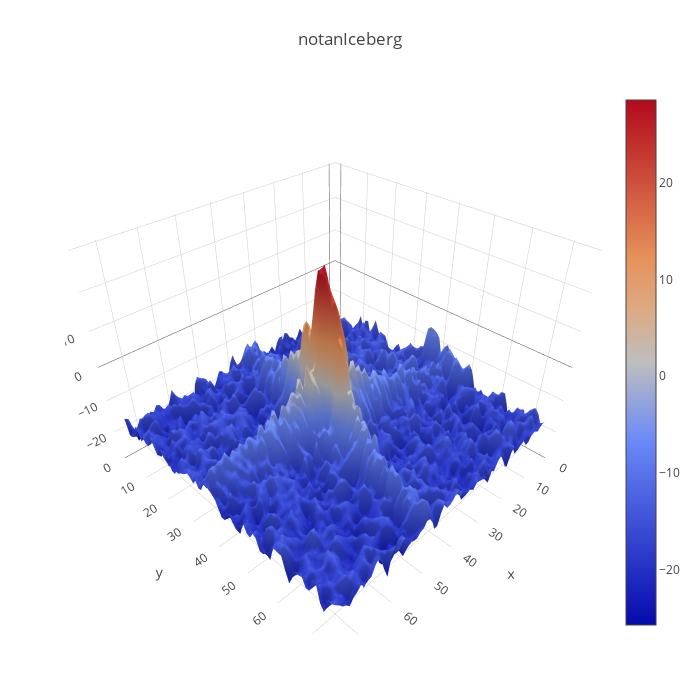

The code cell stored with this chart in its notebook:
### Code cell
plotmy3d(X_band_1[8,:,:], 'notanIceberg') #anything except 5 6 10 12 13 why is 8 so funny

### Figure 1 — Plotly figure (JSON) as saved in the notebook; plotly's stock layout.template omitted (floating-point values rounded to 4 significant figures; data arrays with more than 128 entries replaced by an {"elided": "..."} marker saying what was removed)
{"data": [{"type": "surface", "z": {"elided": "75x75 float values"}}], "layout": {"autosize": false, "height": 700, "margin": {"b": 65, "l": 65, "r": 50, "t": 90}, "title": "notanIceberg", "width": 700}}
